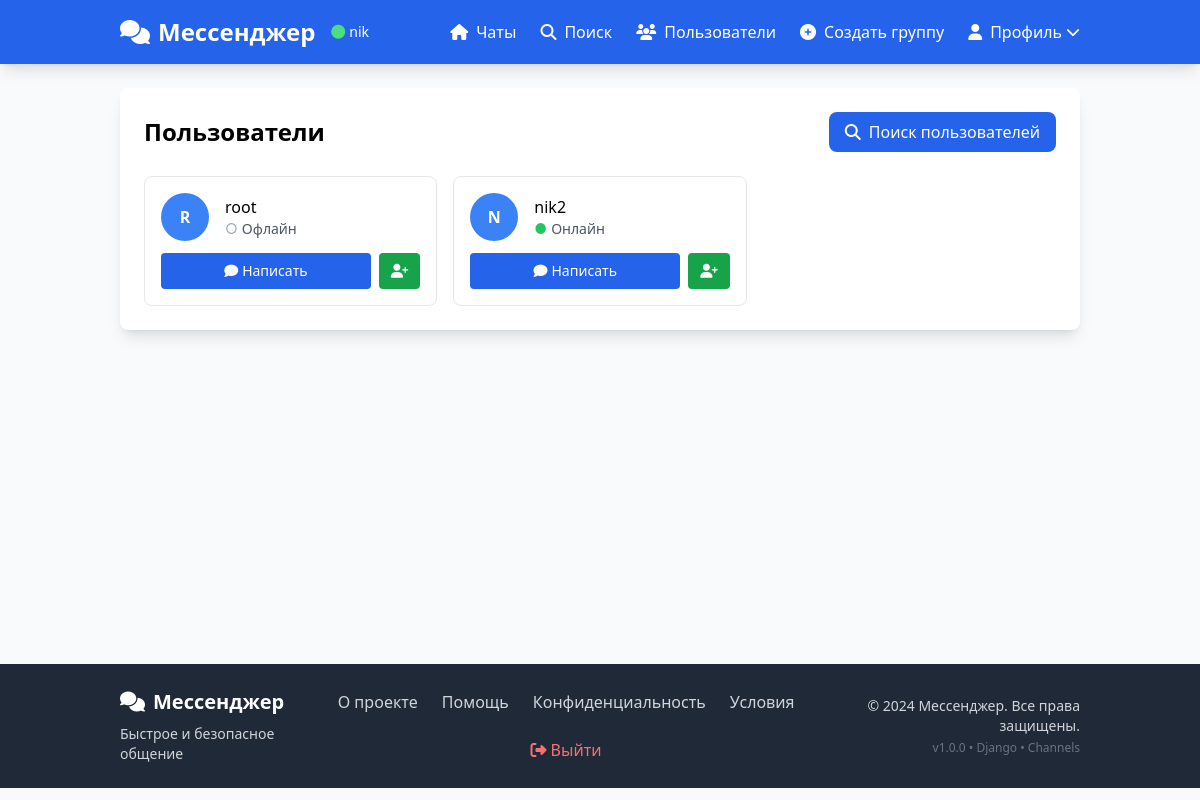
The page /accounts/users/ (signed in) on the database its author committed.
### accounts/models.py (models this page shows, shortened)
class CustomUser(AbstractUser):
    bio = models.TextField(blank=True, null=True, verbose_name="О себе")
    avatar = models.ImageField(upload_to='avatars/', blank=True, null=True, verbose_name="Аватар")
    online = models.BooleanField(default=False, verbose_name="Онлайн")
    last_seen = models.DateTimeField(auto_now=True, verbose_name="Последний раз в сети")
    groups = models.ManyToManyField(
        'auth.Group',
        verbose_name='groups',
        blank=True,
        help_text='The groups this user belongs to. A user will get all permissions granted to each of their groups.',
        related_name="customuser_set",
        related_query_name="customuser",
    )
    user_permissions = models.ManyToManyField(
        'auth.Permission',
        verbose_name='user permissions',
        blank=True,
        help_text='Specific permissions for this user.',
        related_name="customuser_set",
        related_query_name="customuser",
    )
    class Meta:
        verbose_name = "Пользователь"
        verbose_name_plural = "Пользователи"

### accounts/views.py (the view)
# urls.py: path('users/', views.user_list, name='user_list'),
@login_required
def user_list(request):
    users = CustomUser.objects.exclude(id=request.user.id)
    return render(request, 'accounts/user_list.html', {'users': users})

### templates/accounts/user_list.html (shortened to what this page needs)
{% extends 'base.html' %}
{% block content %}
<div class="max-w-6xl mx-auto">
    <div class="bg-white rounded-lg shadow-lg p-6 mb-6">
        <div class="flex justify-between items-center mb-6">
            <h1 class="text-2xl font-bold">Пользователи</h1>
            <a href="{% url 'search_users' %}"
               class="bg-blue-600 hover:bg-blue-700 text-white px-4 py-2 rounded-lg flex items-center">
                <i class="fas fa-search mr-2"></i>Поиск пользователей
            </a>
        </div>
        <div class="grid grid-cols-1 md:grid-cols-2 lg:grid-cols-3 gap-4">
            {% for user in users %}
            <div class="border border-gray-200 rounded-lg p-4 hover:bg-gray-50">
                <div class="flex items-center space-x-4 mb-3">
                    {% if user.avatar %}
                    <img src="{{ user.avatar.url }}" alt="{{ user.username }}"
                         class="w-12 h-12 rounded-full object-cover">
                    {% else %}
                    <div class="w-12 h-12 rounded-full bg-blue-500 text-white flex items-center justify-center font-bold">
                        {{ user.username|first|upper }}
                    </div>
                    {% endif %}
                    <div class="flex-grow">
                        <h3 class="font-medium">{{ user.username }}</h3>
                        <p class="text-sm text-gray-600 flex items-center">
                            {% if user.online %}
                            <span class="text-green-500 mr-1">●</span> Онлайн
                            {% else %}
                            <span class="text-gray-400 mr-1">○</span> Офлайн
                            {% endif %}
                        </p>
                    </div>
                </div>
                <div class="flex space-x-2">
                    <a href="{% url 'start_chat' user.id %}"
                       class="flex-grow bg-blue-600 hover:bg-blue-700 text-white text-sm px-3 py-2 rounded text-center">
                        <i class="fas fa-comment mr-1"></i>Написать
                    </a>
                    <a href="{% url 'add_contact' user.id %}"
                       class="bg-green-600 hover:bg-green-700 text-white text-sm px-3 py-2 rounded">
                        <i class="fas fa-user-plus"></i>
                    </a>
                </div>
            </div>
            {% empty %}
            <div class="col-span-3 text-center py-12">
                <i class="fas fa-users text-4xl text-gray-300 mb-4"></i>
                <p class="text-gray-600">Пользователи не найдены</p>
            </div>
            {% endfor %}
        </div>
    </div>
</div>
{% endblock %}

### templates/base.html (shortened to what this page needs)
<!DOCTYPE html>
<html lang="ru">
<head>
    <script src="https://cdn.tailwindcss.com"></script>
    <link rel="stylesheet" href="https://cdnjs.cloudflare.com/ajax/libs/font-awesome/6.4.0/css/all.min.css">
</head>
<body class="bg-gray-50">
    <nav class="bg-blue-600 text-white shadow-lg">
        <div class="container-responsive">
            <div class="flex justify-between items-center py-4">
                <div class="flex items-center space-x-4">
                    <a href="{% url 'chat_list' %}" class="text-2xl font-bold hover:text-blue-200 transition">
                        <i class="fas fa-comments mr-2"></i>Мессенджер
                    </a>
                    {% if user.is_authenticated %}
                    <div class="text-sm hidden md:block">
                        <span class="flex items-center">
                            <i class="fas fa-circle text-green-400 mr-1"></i>
                            <span class="font-medium">{{ user.username }}</span>
                        </span>
                    </div>
                    {% endif %}
                </div>
                <div class="hidden md:flex items-center space-x-6" id="desktop-menu">
                    {% if user.is_authenticated %}
                    <a href="{% url 'chat_list' %}" class="hover:text-blue-200 transition flex items-center">
                        <i class="fas fa-home mr-2"></i>Чаты
                    </a>
                    <a href="{% url 'search_users' %}" class="hover:text-blue-200 transition">
                        <i class="fas fa-search mr-2"></i>Поиск
                    </a>
                    <a href="{% url 'user_list' %}" class="hover:text-blue-200 transition">
                        <i class="fas fa-users mr-2"></i>Пользователи
                    </a>
                    <a href="{% url 'create_group' %}" class="hover:text-blue-200 transition">
                        <i class="fas fa-plus-circle mr-2"></i>Создать группу
                    </a>
                    <div class="relative group">
                        <button class="flex items-center hover:text-blue-200 transition">
                            <i class="fas fa-user mr-2"></i>Профиль
                            <i class="fas fa-chevron-down ml-1 text-sm"></i>
                        </button>
                    </div>
                    {% else %}
                    <a href="{% url 'login' %}" class="hover:text-blue-200 transition">Войти</a>
                    <a href="{% url 'register' %}" class="btn btn-primary px-4 py-2">
                        <i class="fas fa-user-plus mr-2"></i>Регистрация
                    </a>
                    {% endif %}
                </div>
            </div>
        </div>
    </nav>
    <main class="container-responsive py-6 min-h-[calc(100vh-200px)]">
        {% block content %}{% endblock %}
    </main>
    <footer class="bg-gray-800 text-gray-300 py-6 mt-auto">
        <div class="container-responsive">
            <div class="flex flex-col md:flex-row justify-between items-center">
                <div class="mb-4 md:mb-0">
                    <a href="{% url 'chat_list' %}" class="text-xl font-bold text-white">
                        <i class="fas fa-comments mr-2"></i>Мессенджер
                    </a>
                    <p class="text-sm mt-2">Быстрое и безопасное общение</p>
                </div>
                <div class="flex flex-wrap justify-center gap-6">
                    <a href="#" class="hover:text-white transition">О проекте</a>
                    <a href="#" class="hover:text-white transition">Помощь</a>
                    <a href="#" class="hover:text-white transition">Конфиденциальность</a>
                    <a href="#" class="hover:text-white transition">Условия</a>
                    {% if user.is_authenticated %}
                    <a href="{% url 'logout' %}" class="text-red-400 hover:text-red-300 transition">
                        <i class="fas fa-sign-out-alt mr-1"></i>Выйти
                    </a>
                    {% endif %}
                </div>
                <div class="mt-4 md:mt-0 text-center md:text-right">
                    <p class="text-sm">
                        © 2024 Мессенджер. Все права защищены.
                    </p>
                    <p class="text-xs mt-1 text-gray-500">
                        v1.0.0 • Django • Channels
                    </p>
                </div>
            </div>
        </div>
    </footer>
</body>
</html>

### templates/base.html (style rules this page uses)
* { box-sizing: border-box; max-width: 100%; }
html, body { margin: 0; padding: 0; width: 100%; height: 100%; overflow-x: hidden; font-family: 'Segoe UI', system-ui, -apple-system, sans-serif; }
body { position: relative; min-height: 100vh; }
* { scrollbar-width: thin; scrollbar-color: #888 #f1f1f1; }
.container-responsive { width: 100%; padding-left: 1rem; padding-right: 1rem; margin-left: auto; margin-right: auto; }
@media (min-width: 640px) { .container-responsive { max-width: 640px; padding-left: 1.5rem; padding-right: 1.5rem; } }
@media (min-width: 768px) { .container-responsive { max-width: 768px; } }
@media (min-width: 1024px) { .container-responsive { max-width: 1024px; padding-left: 2rem; padding-right: 2rem; } }

### rows shown on the page
CustomUser: username "nik"
CustomUser: username|first "R", username "root", online "Офлайн"
CustomUser: username|first "N", username "nik2", online "Онлайн"
